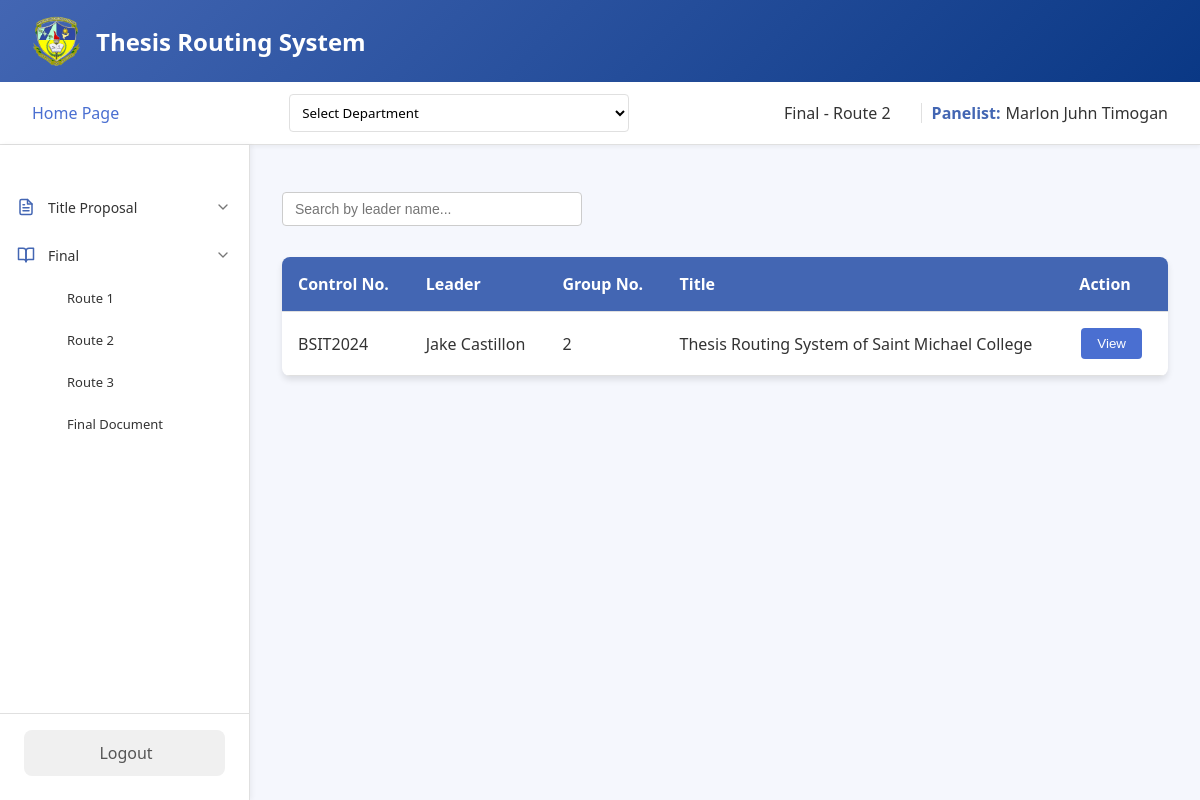
The app's page /panel/homepage/final/route2.php (signed in) with its own data.
### tables this page shows
CREATE TABLE `route2final_files` (
  `route2_id` int(11) NOT NULL,
  `student_id` int(11) NOT NULL,
  `docuRoute2` varchar(255) NOT NULL,
  `panel1_id` int(11) NOT NULL,
  `panel2_id` int(11) NOT NULL,
  `panel3_id` int(11) NOT NULL,
  `panel4_id` int(11) NOT NULL,
  `adviser_id` int(11) NOT NULL,
  `department` varchar(255) NOT NULL,
  `date_submitted` date NOT NULL,
  `controlNo` varchar(255) NOT NULL,
  `fullname` varchar(255) NOT NULL,
  `group_number` int(255) NOT NULL,
  `title` varchar(255) NOT NULL,
  `school_year` varchar(255) NOT NULL,
  `panel5_id` varchar(255) NOT NULL
);

### panel/homepage/final/route2.php (the view, shortened to what this page needs)
<?php
include '../../../connection.php';
$selectedDepartment = $_POST['department'] ?? '';
$panel_id = $_SESSION['panel_id'];
$panel_fullname = $_SESSION['fullname'] ?? 'Panelist';
?>
<!DOCTYPE html>
<html lang="en">
<head>
</head>
<body>
    <div class="container">
        <header class="header">
            <div class="logo-container">
                <img src="../../../assets/logo.png" alt="SMCC Logo">
                <div class="logo">Thesis Routing System</div>
            </div>
        </header>
        <div class="top-bar">
            <div class="homepage">
                <a href="../homepage.php">Home Page</a>
            </div>
            <div class="dropdown-container">
    <?php
    $checkPanel1Query = "SELECT COUNT(*) as count FROM route2final_files WHERE panel1_id = ? OR panel2_id = ? OR panel3_id = ? OR panel4_id = ? OR panel5_id = ?";
    $checkStmt = $conn->prepare($checkPanel1Query);
    $checkStmt->bind_param("sssss", $panel_id, $panel_id, $panel_id, $panel_id, $panel_id);
    $checkStmt->execute();
    $isPanelResult = $checkStmt->get_result();
    $isPanel1 = ($isPanelResult->fetch_assoc()['count'] > 0);
    if ($isPanel1): ?>
        <form method="POST">
            <select name="department" onchange="this.form.submit()">
                <option value="">Select Department</option>
            </select>
        </form>
    <?php endif; ?>
</div>
            <div class="user-info">
                <div class="routeNo" style="margin-right: 20px;">Final - Route 2</div>
                <span class="role">Panelist:</span>
                <span class="user-name"><?= htmlspecialchars($panel_fullname) ?></span>
            </div>
        </div>
        <div class="main-content">
        <nav class="sidebar">
                <nav class="nav-menu">
                    <div class="menu-item dropdown">
                        <div class="menu-header">
                            <div class="icon">
                            </div>
                            <span>Title Proposal</span>
                            <div class="dropdown-icon expanded">
                                <svg xmlns="http://www.w3.org/2000/svg" viewBox="0 0 24 24" fill="none"
                                    stroke="currentColor" stroke-width="2" stroke-linecap="round"
                                    stroke-linejoin="round">
                                    <polyline points="6 9 12 15 18 9"></polyline>
                                </svg>
                            </div>
                        </div>
                    </div>
                    <div class="menu-item dropdown">
                        <div class="menu-header">
                            <div class="icon">
                                <svg xmlns="http://www.w3.org/2000/svg" viewBox="0 0 24 24" fill="none"
                                    stroke="currentColor" stroke-width="2" stroke-linecap="round"
                                    stroke-linejoin="round">
                                    <path d="M2 3h6a4 4 0 0 1 4 4v14a3 3 0 0 0-3-3H2z"></path>
                                    <path d="M22 3h-6a4 4 0 0 0-4 4v14a3 3 0 0 1 3-3h7z"></path>
                                </svg>
                            </div>
                            <span>Final</span>
                            <div class="dropdown-icon">
                                <svg xmlns="http://www.w3.org/2000/svg" viewBox="0 0 24 24" fill="none"
                                    stroke="currentColor" stroke-width="2" stroke-linecap="round"
                                    stroke-linejoin="round">
                                    <polyline points="6 9 12 15 18 9"></polyline>
                                </svg>
                            </div>
                        </div>
                        <div class="dropdown-content">
                            <a href="../final/route1.php" class="submenu-item">Route 1</a>
                            <a href="../final/route2.php" class="submenu-item">Route 2</a>
                            <a href="../final/route3.php" class="submenu-item">Route 3</a>
                            <a href="../final/finaldocu.php" class="submenu-item">Final Document</a>
                        </div>
                    </div>
                </nav>
                <div class="logout">
                    <a href="../../../logout.php">Logout</a>
                </div>
            </nav>
            <div class="content" id="content-area">
            <div class="search-container">
                <input type="text" id="searchInput" class="search-box" placeholder="Search by leader name..." onkeyup="searchTable()">
            </div>
            <?php
                $query = "
                    SELECT
                        docuRoute2,
                        department,
                        student_id,
                        route2_id,
                        controlNo,
                        fullname,
                        group_number,
                        title
                    FROM route2final_files
                    WHERE (panel1_id = ? OR panel2_id = ? OR panel3_id = ? OR panel4_id = ? OR panel5_id = ?)
                    " . ($selectedDepartment ? " AND department = ?" : "");
                $stmt = $conn->prepare($query);
                if ($selectedDepartment) {
                    $stmt->bind_param("ssssss", $panel_id, $panel_id, $panel_id, $panel_id, $panel_id, $selectedDepartment);
                } else {
                    $stmt->bind_param("sssss", $panel_id, $panel_id, $panel_id, $panel_id, $panel_id);
                }
                $stmt->execute();
                $result = $stmt->get_result();
                $files_to_display = [];
                if ($result->num_rows > 0) {
                    while($row = $result->fetch_assoc()) {
                        $student_id = $row['student_id'];
                        $can_display = false;
                        $get_route1 = $conn->prepare("SELECT route1_id FROM route1final_files WHERE student_id = ?");
                        $get_route1->bind_param("s", $student_id);
                        $get_route1->execute();
                        $route1_result = $get_route1->get_result();
                        if ($route1_result && $route1_row = $route1_result->fetch_assoc()) {
                            $route1_id = $route1_row['route1_id'];
                            $check_route1 = $conn->prepare("SELECT COUNT(*) as count FROM final_monitoring_form
                                                          WHERE route1_id = ? AND adviser_id IS NOT NULL
                                                          AND (status = 'Approved' OR status = 'approved')");
                            $check_route1->bind_param("i", $route1_id);
                            $check_route1->execute();
                            $route1_result = $check_route1->get_result();
                            $route1_approved = ($route1_result && $route1_result->fetch_assoc()['count'] > 0);
                            if ($route1_approved) {
                                $can_display = true;
                            }
                        }
                        if ($can_display) {
                            $files_to_display[] = $row;
                        }
                    }
                }
                if (count($files_to_display) > 0) {
                    echo "
                    <table>
                        <thead>
                            <tr>
                                <th>Control No.</th>
                                <th>Leader</th>
                                <th>Group No.</th>
                                <th>Title</th>
                                <th>Action</th>
                            </tr>
                        </thead>
                        <tbody>
                    ";
                    foreach ($files_to_display as $row) {
                        $filePath = htmlspecialchars($row['docuRoute2'], ENT_QUOTES);
                        $route2_id = htmlspecialchars($row['route2_id'], ENT_QUOTES);
                        $student_id = htmlspecialchars($row['student_id'], ENT_QUOTES);
                        $controlNo = htmlspecialchars($row['controlNo'], ENT_QUOTES);
                        $fullname = htmlspecialchars($row['fullname'], ENT_QUOTES);
                        $groupNo = htmlspecialchars($row['group_number'], ENT_QUOTES);
                        $title = htmlspecialchars($row['title'], ENT_QUOTES);
                        echo "
                            <tr>
                                <td>$controlNo</td>
                                <td>$fullname</td>
                                <td>$groupNo</td>
                                <td>$title</td>
                                <td style='text-align: center;'>
                                    <button class='view-button' onclick=\"viewFile('$filePath', '$route2_id', '$student_id')\">View</button>
                                </td>
                            </tr>
                        ";
                    }
                    echo "
                        </tbody>
                    </table>
                    ";
                } else {
                    echo "<p>No files uploaded yet.</p>";
                }
                ?>
            </div>
        </div>
    </div>
</body>
</html>

### panel/homepage/final/route2.php (style rules this page uses)
:root { --primary: #4366b3; --primary-light: #0a3885; --accent: #4a6fd1; --light: #f5f7fd; --dark: #333; --success: #28a745; --shadow: 0 4px 6px rgba(0, 0, 0, 0.1); --border: #e0e0e0; --white: #ffffff; --hover: #f5f7fd; --active: #e5ebf8; --text-light: #777777; --radius: 8px; }
* { margin: 0; padding: 0; box-sizing: border-box; }
body { font-family: 'Segoe UI', Tahoma, Geneva, Verdana, sans-serif; background-color: var(--light); color: var(--dark); min-height: 100vh; }
.container { display: flex; flex-direction: column; min-height: 100vh; }
.header { background: linear-gradient(135deg, var(--primary) 0%, var(--primary-light) 100%); color: white; padding: 1rem 2rem; box-shadow: var(--shadow); }
.logo-container { display: flex; align-items: center; }
.logo-container img { height: 50px; margin-right: 15px; }
.logo { font-size: 1.5rem; font-weight: 600; }
.top-bar { display: flex; justify-content: space-between; align-items: center; padding: 0.75rem 2rem; background-color: white; box-shadow: 0 2px 4px rgba(0, 0, 0, 0.05); border-bottom: 1px solid var(--border); }
.homepage a { color: var(--accent); text-decoration: none; font-weight: 500; transition: all 0.3s; }
.dropdown-container { display: flex; gap: 8px; margin-left: 15px; }
.dropdown-container select { padding: 0.5rem; border-radius: 4px; border: 1px solid var(--border); background-color: white; font-family: inherit; cursor: pointer; }
.user-info { display: flex; align-items: center; }
.role { font-weight: 600; margin-right: 5px; color: var(--primary); }
.user-name { color: var(--dark); }
.main-content { display: flex; flex: 1; }
.sidebar { width: 250px; background-color: white; padding: 1.5rem 0; box-shadow: 2px 0 5px rgba(0, 0, 0, 0.05); display: flex; flex-direction: column; justify-content: space-between; border-right: 1px solid var(--border); }
.sidebar a { display: block; padding: 0.75rem 1.5rem; color: var(--dark); text-decoration: none; transition: all 0.3s; border-left: 3px solid transparent; }
.logout { padding: 0 1.5rem; margin-top: auto; border-top: 1px solid var(--border); padding-top: 1rem; }
.logout a { display: flex; align-items: center; justify-content: center; background-color: #f0f0f0; color: #555; padding: 0.75rem; border-radius: 8px; text-decoration: none; font-weight: 500; transition: all 0.3s; }
.content { flex: 1; padding: 2rem; position: relative; overflow: auto; }
table { width: 100%; border-collapse: collapse; margin-top: 1rem; background-color: white; box-shadow: var(--shadow); border-radius: 8px; overflow: hidden; }
th, td { padding: 1rem; text-align: left; border-bottom: 1px solid var(--border); }
th { background-color: var(--primary); color: white; font-weight: 600; }
button { padding: 0.5rem 1rem; border: none; border-radius: 4px; cursor: pointer; font-weight: 500; transition: all 0.3s; }
.view-button { background-color: var(--accent); color: white; margin-right: 0.5rem; }
.nav-menu { display: flex; flex-direction: column; padding: 1rem 0; gap: 4px; }
.menu-item { display: flex; flex-direction: column; }
.menu-header { display: flex; align-items: center; padding: 0.75rem 1rem; cursor: pointer; border-radius: 8px; transition: all 0.2s ease; gap: 12px; }
.icon { width: 20px; height: 20px; display: flex; align-items: center; justify-content: center; color: var(--primary); }
.icon svg { width: 18px; height: 18px; stroke: var(--primary); }
.menu-header span { flex: 1; font-size: 14px; color: var(--dark); }
.dropdown-icon { width: 20px; height: 20px; display: flex; align-items: center; justify-content: center; transition: transform 0.2s ease; }
.dropdown-icon svg { width: 16px; height: 16px; stroke: #777777; }
.dropdown-content { display: none; flex-direction: column; padding-left: 2.5rem; }
.dropdown-content.show { display: flex; }
.submenu-item { padding: 0.6rem 1rem; font-size: 13px; color: #777777; text-decoration: none; border-radius: 8px; transition: all 0.2s ease; }
.search-container { margin: 15px 0; width: 100%; display: flex; justify-content: flex-start; align-items: center; }
.search-box { padding: 8px 12px; border: 1px solid #ccc; border-radius: 4px; width: 300px; font-size: 14px; margin-bottom: 15px; }

### records on screen
route2final_files: controlNo "BSIT2024", fullname "Jake Castillon", group_number "2", title "Thesis Routing System of Saint Michael College"

### other values on screen
$panel_fullname "Marlon Juhn Timogan"
